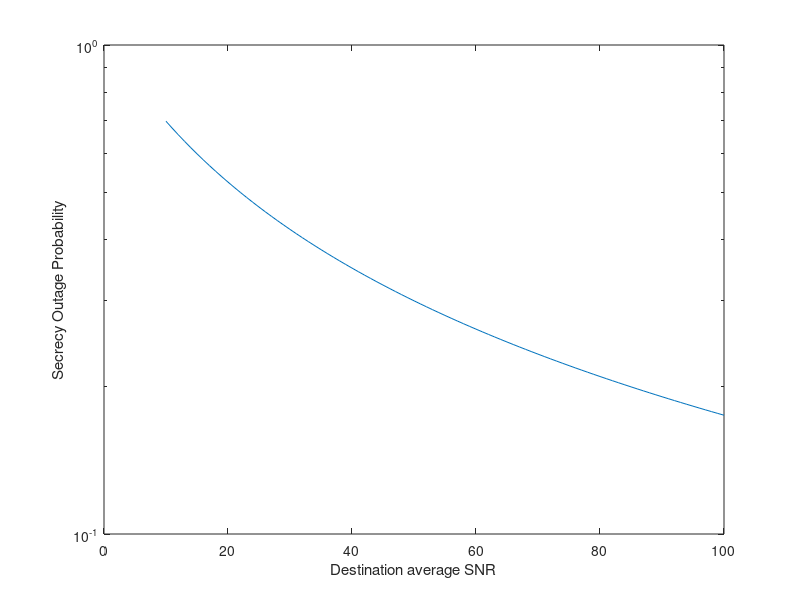

This figure's MATLAB source: (Note: this script raises an error after producing the figure.)
%% theoretical expression plot
thresholdCapacity = 1;
lambda = 2^thresholdCapacity;

avgSNR_eve = 10;
avgSNR_dest = avgSNR_eve:100;

f1 = exp((-lambda+1)./avgSNR_dest);
f2 = avgSNR_dest./(lambda.*avgSNR_eve+avgSNR_dest);

SOP = 1 - f1.*f2;

semilogy(avgSNR_dest, SOP);
xlabel('Destination average SNR');
ylabel('Secrecy Outage Probability');

%% simulation plot
sampleSize = 1e4;
% get the Rayleigh channel gains based on avgSNR_dest
h_dest = (randn(1,sampleSize) + 1i*randn(1,sampleSize))/sqrt(2);

channelGain_dest = abs(h).^2;
SOP2 = zeros(sampleSize,length(avgSNR_dest));





hold on;
semilogy(avgSNR_dest, SOP2);
hold off;
grid on;